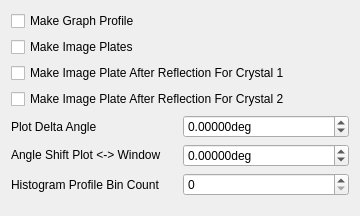
           <widget class="QWidget" name="scrollAreaWidgetContents_4">
            <property name="geometry">
             <rect>
              <x>0</x>
              <y>0</y>
              <width>360</width>
              <height>216</height>
             </rect>
            </property>
            <layout class="QVBoxLayout" name="verticalLayout_9">
             <item>
              <widget class="QCheckBox" name="make_img_plates_5">
               <property name="text">
                <string>Make Graph Profile</string>
               </property>
              </widget>
             </item>
             <item>
              <widget class="QCheckBox" name="make_img_plates">
               <property name="text">
                <string>Make Image Plates</string>
               </property>
              </widget>
             </item>
             <item>
              <widget class="QCheckBox" name="make_img_plates_3">
               <property name="text">
                <string>Make Image Plate After Reflection For Crystal 1</string>
               </property>
              </widget>
             </item>
             <item>
              <widget class="QCheckBox" name="make_img_plates_4">
               <property name="text">
                <string>Make Image Plate After Reflection For Crystal 2</string>
               </property>
              </widget>
             </item>
             <item>
              <layout class="QHBoxLayout" name="horizontalLayout_46">
               <item>
                <widget class="QLabel" name="sg_label_42">
                 <property name="text">
                  <string>Plot Delta Angle</string>
                 </property>
                </widget>
               </item>
               <item>
                <widget class="QDoubleSpinBox" name="src_aprt_40">
                 <property name="suffix">
                  <string>deg</string>
                 </property>
                 <property name="decimals">
                  <number>5</number>
                 </property>
                 <property name="minimum">
                  <double>-9999.000000000000000</double>
                 </property>
                 <property name="maximum">
                  <double>9999.000000000000000</double>
                 </property>
                </widget>
               </item>
              </layout>
             </item>
             <item>
              <layout class="QHBoxLayout" name="horizontalLayout_47">
               <item>
                <widget class="QLabel" name="sg_label_43">
                 <property name="text">
                  <string>Angle Shift Plot &lt;-&gt; Window</string>
                 </property>
                </widget>
               </item>
               <item>
                <widget class="QDoubleSpinBox" name="src_aprt_41">
                 <property name="suffix">
                  <string>deg</string>
                 </property>
                 <property name="decimals">
                  <number>5</number>
                 </property>
                 <property name="minimum">
                  <double>-9999.000000000000000</double>
                 </property>
                 <property name="maximum">
                  <double>9999.000000000000000</double>
                 </property>
                </widget>
               </item>
              </layout>
             </item>
             <item>
              <layout class="QHBoxLayout" name="horizontalLayout_48">
               <item>
                <widget class="QLabel" name="sg_label_44">
                 <property name="text">
                  <string>Histogram Profile Bin Count</string>
                 </property>
                </widget>
               </item>
               <item>
                <widget class="QSpinBox" name="spinBox">
                 <property name="maximum">
                  <number>1000000</number>
                 </property>
                </widget>
               </item>
              </layout>
             </item>
             <item>
              <spacer name="verticalSpacer_5">
               <property name="orientation">
                <enum>Qt::Vertical</enum>
               </property>
               <property name="sizeHint" stdset="0">
                <size>
                 <width>20</width>
                 <height>40</height>
                </size>
               </property>
              </spacer>
             </item>
            </layout>
           </widget>
